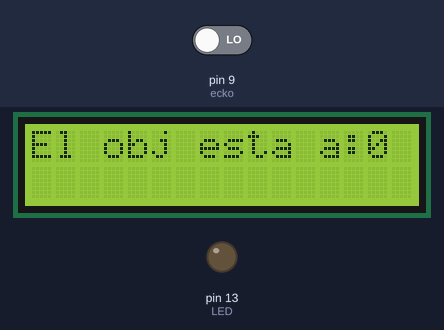
A sketch run on a simulated Arduino Uno, built with avr-gcc and run on an emulated ATmega328P. On the bench: 16×2 character LCD, output pins drawn as LEDs (lit = HIGH). Inputs (shaded band) come from the test bench; at power-on: pin 9 (ecko) LOW. Pins used as bus, display or sensor lines are not drawn; what the sketch prints to the serial monitor is not drawn.

Above: at 1.2 s.
At 3.2 s:
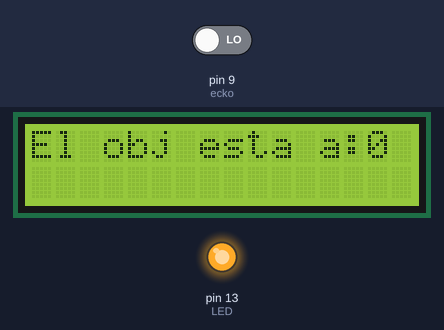
Timing chart, 0 to 4.7 s (numbered marks = the images above):
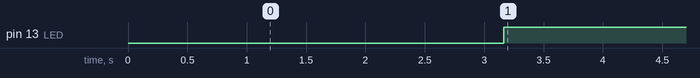

Measured:
- by itself, pin 13 (LED): LOW → HIGH at 3.2 s

The sketch:

Sensor_Ultra_Sonico.ino
```cpp
#include <LiquidCrystal.h>
LiquidCrystal lcd(7,6,5,4,3,2);
int LDR = A5;
int valor;
int LED = 13;
int trig = 10;
int ecko = 9;
int duration;
int distance;

void setup() {
lcd.begin(16,2);
  Serial.begin(9600);
  pinMode(LDR, INPUT);
  pinMode(LED, OUTPUT);
  pinMode(trig, OUTPUT);
  pinMode(ecko, INPUT);

}

void loop() {
  /*
lcd.setCursor(3,0);
  int valor = analogRead(LDR);
  Serial.println(valor);
  delay(1000);
  if(valor <= 400){
    digitalWrite(LED, LOW);
    lcd.print("Apagado");
  }else{
    digitalWrite(LED, HIGH);
    lcd.print("Encendido");
    //lcd.scrollDisplayLeft();
  }
*/

  digitalWrite(trig, HIGH);
  delay(100);
  digitalWrite(trig, LOW);

  duration = pulseIn (ecko, HIGH);
  distance = duration / 58.2;

  lcd.setCursor(0,0);
  lcd.print("El obj esta a:");
  lcd.print(distance);

  Serial.print(distance);
  Serial.print("\nCentímetros: ");
  delay(2000);

  if(distance <= 10){
    digitalWrite(LED, HIGH);
    delay(100);
  }else{
    digitalWrite(LED, LOW);
    delay(100);
  }
}
```
